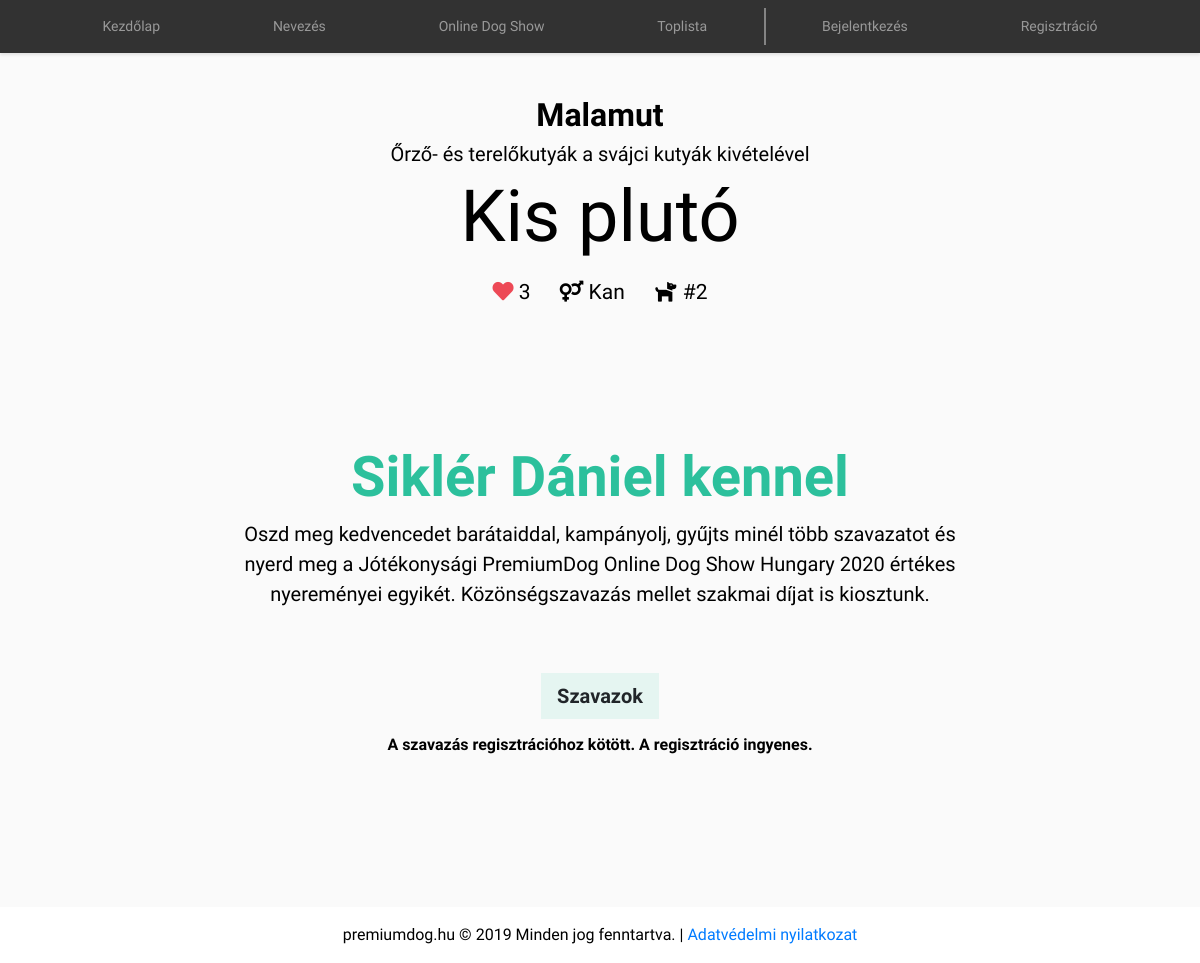
The page /szavazas/kis-pluto/ on the database its author committed.
### articles/models.py (models this page shows, shortened)
class Article(models.Model):
    dog_number = models.CharField(max_length=10, unique=True, default="")
    title= models.CharField(max_length=100)
    slug = models.SlugField()
    gender = models.CharField(max_length=5,default="", choices=GENDER)
    group = models.CharField(max_length=100,default="", choices=GROUP)
    category = models.ForeignKey('Category',on_delete=models.CASCADE, default="")
    owner = models.ForeignKey('Owner',on_delete=models.CASCADE, default="")
    gallery = models.ManyToManyField(Gallery)
    thumb = models.ImageField(default='default.png', blank=True)
    likes = models.ManyToManyField(User, related_name='likes', blank=True)
    date = models.DateTimeField(auto_now_add=True)

class Category(models.Model):
    name = models.CharField(max_length=254)
    def __str__(self):
        return self.name

class Owner(models.Model):
    name = models.CharField(max_length=254)
    def __str__(self):
        return self.name

### articles/views.py (the view)
# urls.py: path('<slug:slug>/', views.article_details, name='article_details'),
def article_details(request, slug):
    article = Article.objects.get(slug=slug)
    gallery = article.gallery.all()
    total_likes = article.likes.count()
    is_liked = False
    if article.likes.filter(id=request.user.id).exists():
        is_liked = True
    context = {
        'article':article,
        'gallery':gallery,
        'total_likes':total_likes,
        'is_liked':is_liked,}
    return render(request, 'articles/article_details.html', context)

### articles/templatetags/scripts.py (called while the page is built)
@register.simple_tag
def header_scripts():
    return Scripts.objects.get(shortcode='header')

@register.simple_tag
def footer_scripts():
    return Scripts.objects.get(shortcode='footer')

### articles/templates/articles/article_details.html (shortened to what this page needs)
{% load scripts %}
<!doctype html>
<html lang="hu">
<head>
  <link rel="stylesheet" href="https://stackpath.bootstrapcdn.com/bootstrap/4.4.1/css/bootstrap.min.css"
>
  <link rel="stylesheet" href="https://cdnjs.cloudflare.com/ajax/libs/font-awesome/5.12.1/css/all.min.css">
  <link rel="stylesheet" href="https://cdnjs.cloudflare.com/ajax/libs/ekko-lightbox/5.3.0/ekko-lightbox.css">
  <link rel="stylesheet" href="/static/style.css">
</head>
<body>
  <header>
    <div class="container-fluid navbar-bg fixed-top">
      <div class="container">
        <nav class="navbar navbar-expand-lg navbar-dark">
          <div class="collapse navbar-collapse" id="navbarNav">
            <ul class="navbar-nav nav-fill w-100">
              <li class="nav-item">
                <a class="nav-link" href="/">Kezdőlap</a>
              </li>
              <li class="nav-item">
                <a class="nav-link" href="{% url 'join' %}">Nevezés</a>
              </li>
              <li class="nav-item">
                <a class="nav-link" href="{% url 'article_list' %}">Online Dog Show</a>
              </li>
              <li class="nav-item">
                <a class="nav-link" href="{% url 'article_top_list' %}">Toplista</a>
              </li>
              {% if user.is_authenticated %}
              {% else %}
              <li class="nav-item">
                <a class="nav-link border-left pl-2" href="{% url 'login' %}">Bejelentkezés</a>
              </li>
              <li class="nav-item">
                <a class="nav-link" href="{% url 'register_url' %}">Regisztráció</a>
              </li>
              {% endif %}
            </ul>
          </div>
        </nav>
      </div>
    </div>
  </header>
  <main>
    <div class="container my-5">
      <div class="row">
        <div class="col-sm-12">
          <div class="container text-center my-5">
            <div class="row">
              <div class="col-sm-12">
                <h3><strong>{{article.category}}</strong></h3>
                <h5>{{ article.group}}</h5>
                <h1 class="display-2 mb-3">{{article.title}}</h1>
                <ul class="list-unstyled list-inlnie list-lg">
                  <li class="list-inline-item"><i class="fas fa-heart" style="color:#ed4956"></i>
                    {{article.likes.count}}</li>
                  <li class="list-inline-item"><i class="fas fa-venus-mars"></i> {{article.gender}}</li>
                  <li class="list-inline-item"><i class="fas fa-dog"></i> #{{article.dog_number}}</li>
                </ul>
              </div>
            </div>
          </div>
          <div class="container my-5">
            <div class="row">
              {% for x in gallery %}
              <div class="col-4">
              </div>
              {% endfor %}
            </div>
          </div>
          <div class="container">
            <div class="row d-flex justify-content-center">
              <div class="col-sm-12 col-md-8">
                <h2 class="card-owner h1 text-center">{{article.owner}}</h6>
                <p class="lead text-center">Oszd meg kedvencedet barátaiddal, kampányolj, gyűjts minél több szavazatot és nyerd meg a
                  Jótékonysági PremiumDog Online Dog Show Hungary 2020 értékes nyereményei egyikét.
                  Közönségszavazás mellet szakmai díjat is kiosztunk. </p>
              </div>
            </div>
          </div>
          {% if user.is_authenticated %}
          <div class="container text-center my-5">
            <div class="row">
              <div class="col-sm-12">
                {% if is_liked %}
                <h5 class="text-warning">Ön már szavazott erre a kutyusra!</h5>
                {% else %}
                <form action="{% url 'like_article' %}" method="POST">
                  {%csrf_token%}
                  <button type="submit" name="teszt" class="btn btn-lg btn-light" value="{{ article.id }}"><i
                      class="fas fa-heart" style="color:#ed4956"></i> Szavazok - ({{total_likes}}
                    szavazat)</button>
                </form>
                {% endif %}
              </div>
            </div>
          </div>
          {% else %}
          <div class="container text-center my-5">
            <div class="row">
              <div class="col-sm-12">
                <a href="{% url 'register_url' %}" class="btn btn-lg btn-light">Szavazok</a>
                <h6 class="mt-3"><strong>A szavazás regisztrációhoz kötött. A regisztráció ingyenes.</strong></h4>
              </div>
            </div>
          </div>
          {% endif %}
        </div>
      </div>
    </div>
  </main>
  <footer>
    <div class="container-fluid bg-white text-center py-3">
      <div class="row">
        <div class="col-sm-12">
          premiumdog.hu © 2019 Minden jog fenntartva. | <a href="{% url 'gdpr' %}">Adatvédelmi nyilatkozat</a>
        </div>
      </div>
    </div>
  </footer>
</body>
</html>

### static/style.css (style rules this page uses)
body { font-family: 'Sen', sans-serif; color: #000; background-color: #FAFAFA; }
.h1, h1 { font-size: 3.5rem !important; }
.h2, h2 { font-size: 2.5rem !important; }
.h3, h3 { font-size: 2rem !important; }
.display-2 { font-size: 4.5rem !important; }
.navbar-bg { background: #323232; box-shadow: 0 2px 3px 0 rgba(0, 0, 0, .1); }
.navbar { font-size: 14px; color: #f5f5f7; font-weight: 300; }
.navbar .border-left { border-left:2px solid rgba(255, 255, 255, 0.4) !important; }
.container { max-width: 1400px; }
.card-owner { color: rgba(44, 192, 156, 1) !important; font-weight: 600; }
.list-lg { font-size: 21px !important; }
.list-lg .list-inline-item:not(:last-child) { margin-right: 1.5rem; }
.btn { animation: shadow-pulse 2s infinite; border-radius: 0; }
.btn-light { background-color: #fff; background: #fff; border: none; background: rgba(44, 192, 156, 0.1); transition: 2s; font-weight: 700; }

### rows shown on the page
Article: category "Malamut", group "Őrző- és terelőkutyák a svájci kutyák kivételével", title "Kis plutó", likes.count "3", gender "Kan", dog_number "2", owner "Siklér Dániel kennel"
